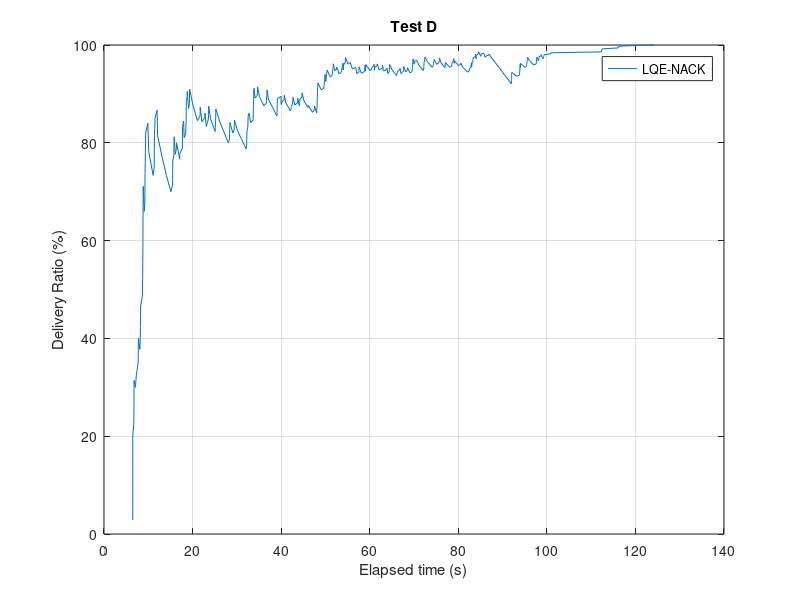
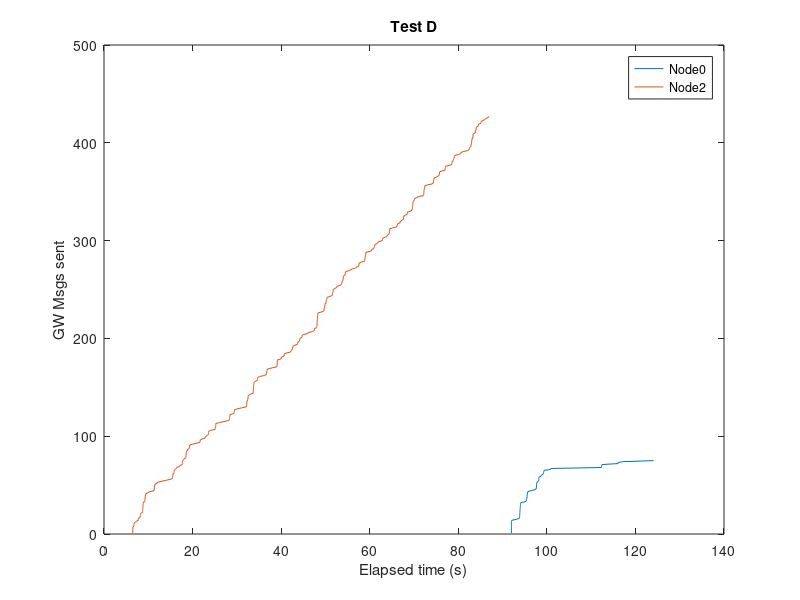
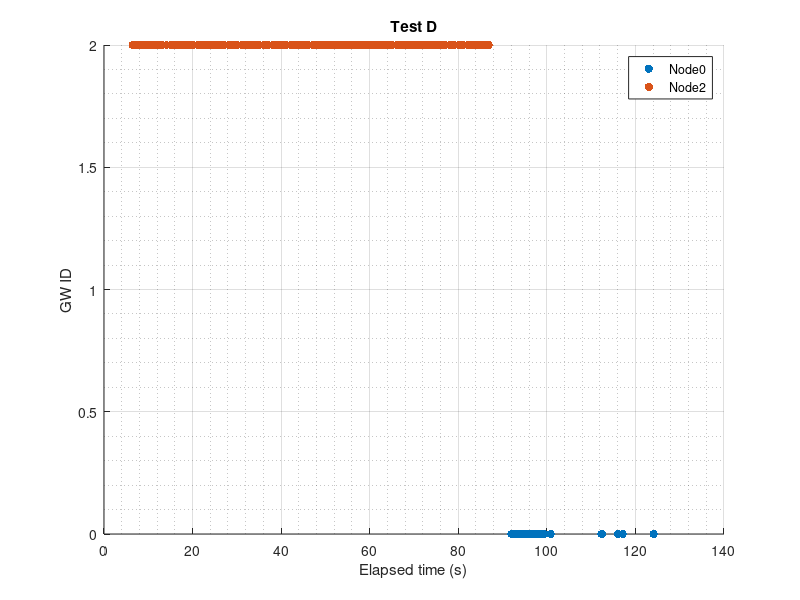

Reproduce these figures in MATLAB, in order.
%% Calculate Redudant Overhead 
close all; clear;clc; 
Nnodes=5;   %N� nodes generating msgs every second
maxT_sen=100;    %Time when nodes stop generating msgs+1


%% 

% Node[0]
%n0_sentNACK=textread('GwTimeRec.txt','%s');
name_rec=textread('ReachedGwName.txt','%s');
%
time_recC = fopen('GwTimeRec.txt','r');    %Name of the file with the receveid times
formatSpec = '%f';
time_rec = fscanf(time_recC,formatSpec);
fclose(time_recC);
%
%
i=1;
j=1;
countNACK=0;
gg=0;
while i<length(name_rec)
    j=i;
    while j<length(name_rec)
        if (strcmp(name_rec(i),name_rec(j)) && i~=j && ~strcmp(name_rec(i),{''}))
            %name_rec(i);          
            countNACK=countNACK+1;
            %name_rec(j)={''};
            %display('if');
            
            time_rec(j)=[];
            name_rec(j)=[];
        %end 
        else
            j=j+1;
        end
        %display('while2');
    end
    i=i+1;
    %display('while1');
end
display('ok');
%
count=1:1:length(time_rec);
i=1;
j=1;
while i<length(time_rec)+1
    j=fix(time_rec(i))+1;
    if fix(time_rec(i))>=maxT_sen
        j=maxT_sen;
    end
    drGW(i)=count(i)/(Nnodes*j)*100;
    i=i+1;
end
display('End calc DR')
plot(time_rec,drGW)
xlabel('Elapsed time (s)');
ylabel('Delivery Ratio (%)');
title('Test D');
legend('LQE-NACK');
grid on;
%
hold off;
savefig('plotC_DR_GW')
display('Success:');
drGW(length(drGW))
display('Data Overhead:');
countNACK

%% 
%Verificar nº de gws
% % %
% Node[0]
%n0_sentNACK=textread('GwTimeRec.txt','%s');
name_recs=textread('ReachedGwSpcs.txt','%s');
%
name_recss=name_recs;
name_recsDoub=str2double(name_recs);
%
i=1;
j=1;
countREP=0;
gg=0;
%gw=1:1:Nnodes;
while i<length(name_recs)
    j=i;
    while j<length(name_recs)
        if (strcmp(name_recs(i),name_recs(j)) && i~=j && ~strcmp(name_recs(i),{''}))
            %name_rec(i);          
            countREP=countREP+1;    %counts how many times theres a repetition
            name_recs(j);
            %i
            %gw(name_recsDoub(i)+1)=gw(name_recsDoub(i)+1)+1
            name_recs(j)=[];
            name_recsDoub(j)=[];
           % gw(name_recs(i))=gw(name_recs(i))+1
        %end       
        else
            j=j+1;
        %display('while2');
        end
    end
    i=i+1;
    %display('while1');
end
display('Number of gws:');
length(name_recs)-1

%% Plot gw sending over time
figure
% %0
gw_rec0=textread('GwTimeRec00.txt','%s');
gw_re0=str2double(gw_rec0);
countgw_re0=1:1:length(gw_rec0);
plot(gw_re0, countgw_re0);
hold on;
% %1
% gw_rec1=textread('GwTimeRec01.txt','%s');
% gw_re1=str2double(gw_rec1);
% countgw_re1=1:1:length(gw_rec1);
% plot(gw_re1, countgw_re1);
% hold on;
% 2
gw_rec2=textread('GwTimeRec02.txt','%s');
gw_re2=str2double(gw_rec2);
countgw_re2=1:1:length(gw_rec2);
plot(gw_re2, countgw_re2);
hold on;
% %3
% gw_rec3=textread('GwTimeRec03.txt','%s');
% gw_re3=str2double(gw_rec3);
% countgw_re3=1:1:length(gw_rec3);
% plot(gw_re3, countgw_re3);
% hold on;
% %4
% gw_rec4=textread('GwTimeRec04.txt','%s');
% gw_re4=str2double(gw_rec4);
% countgw_re4=1:1:length(gw_rec4);
% plot(gw_re4, countgw_re4);
% hold on;
% %5
% gw_rec5=textread('GwTimeRec05.txt','%s');
% gw_re5=str2double(gw_rec5);
% countgw_re5=1:1:length(gw_rec5);
% plot(gw_re5, countgw_re5);
% hold on;
%6
% gw_rec6=textread('GwTimeRec06.txt','%s');
% gw_re6=str2double(gw_rec6);
% countgw_re6=1:1:length(gw_rec6);
% plot(gw_re6, countgw_re6);
% hold on;
% %7
% gw_rec7=textread('GwTimeRec07.txt','%s');
% gw_re7=str2double(gw_rec7);
% countgw_re7=1:1:length(gw_rec7);
% plot(gw_re7, countgw_re7);
% hold on;
% %8
% gw_rec8=textread('GwTimeRec08.txt','%s');
% gw_re8=str2double(gw_rec8);
% countgw_re8=1:1:length(gw_rec8);
% plot(gw_re8, countgw_re8);
% hold on;
% % %9
% gw_rec9=textread('GwTimeRec09.txt','%s');
% gw_re9=str2double(gw_rec9);
% countgw_re9=1:1:length(gw_rec9);
% plot(gw_re9, countgw_re9,'Linewidth',2);
% hold on;
% %10
% gw_rec10=textread('GwTimeRec10.txt','%s');
% gw_re10=str2double(gw_rec10);
% countgw_re10=1:1:length(gw_rec10);
% plot(gw_re10, countgw_re10,'Linewidth',2);
% hold on;
%end
xlabel('Elapsed time (s)');
ylabel('GW Msgs sent');
title('Test D');
legend('Node0','Node2');
% legend('Node0','Node1','Node2','Node3');
savefig('GwsNo')
%%
figure
%0
gw_rec0=textread('GwTimeRec00.txt','%s');
gw_re0=str2double(gw_rec0);
countgw_re0=zeros(length(gw_rec0),1);
scatter(gw_re0, countgw_re0, 'filled');
hold on;
% %1
% gw_rec1=textread('GwTimeRec01.txt','%s');
% gw_re1=str2double(gw_rec1);
% countgw_re1=1+zeros(length(gw_rec1),1);
% scatter(gw_re1, countgw_re1, 'filled');
% hold on;
%2
gw_rec2=textread('GwTimeRec02.txt','%s');
gw_re2=str2double(gw_rec2);
countgw_re2=2+zeros(length(gw_rec2),1);
scatter(gw_re2, countgw_re2, 'filled');
hold on;
% %3
% gw_rec3=textread('GwTimeRec03.txt','%s');
% gw_re3=str2double(gw_rec3);
% countgw_re3=3+zeros(length(gw_rec3),1);
% scatter(gw_re3, countgw_re3, 'filled');
% hold on;
% %4
% gw_rec4=textread('GwTimeRec04.txt','%s');
% gw_re4=str2double(gw_rec4);
% countgw_re4=4+zeros(length(gw_rec4),1);
% scatter(gw_re4, countgw_re4, 'filled');
% hold on;

xlabel('Elapsed time (s)');
ylabel('GW ID');
title('Test D');
legend('Node0','Node2');
% legend('Node0','Node1','Node2','Node3');
grid on
grid minor
savefig('GesTemp')

%
axis([0 110 -1 3])
set(gca,'ytick',[0 2])

%%
%sum of hops
gw_hop=textread('GwMsgHops.txt','%s');
gw_hops=str2double(gw_hop);

h=1;
sum=0;
while h<length(gw_hops)+1
    sum=sum+gw_hops(h);
    h=h+1;
end
display('Total hops:');
sum